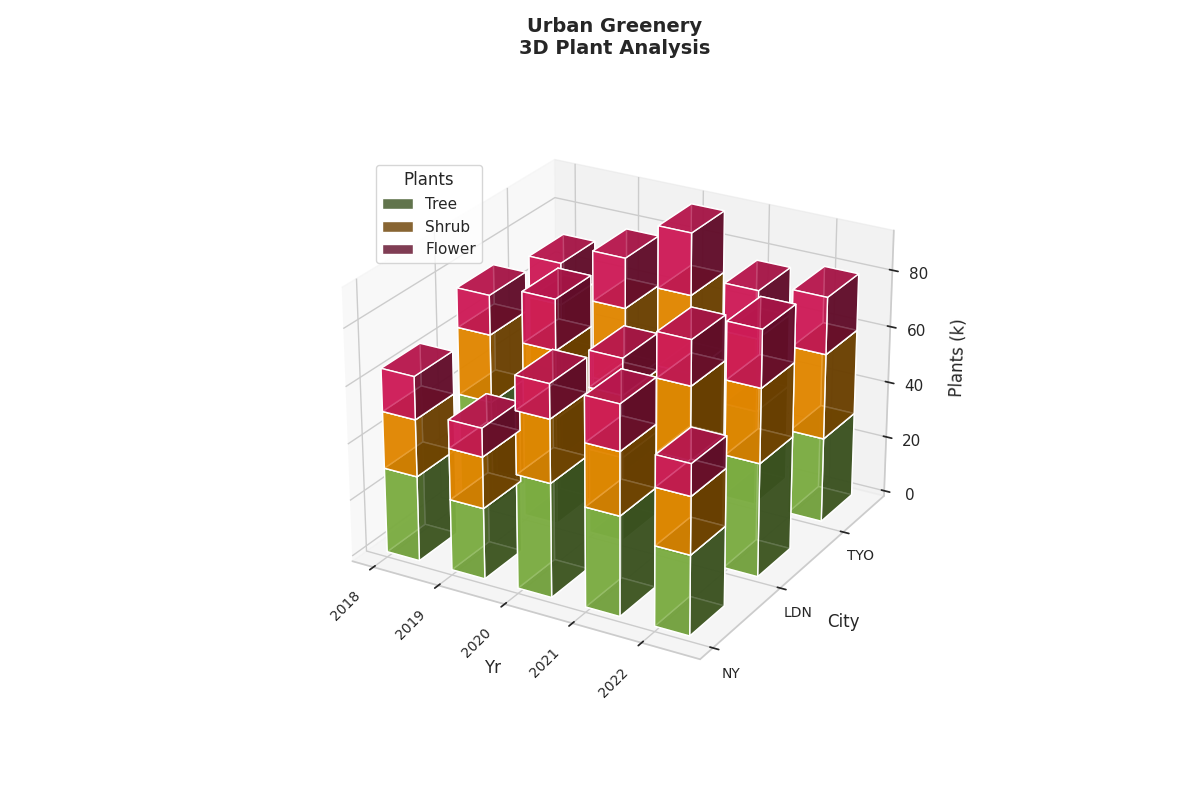

This figure's Python source:
import numpy as np
import matplotlib.pyplot as plt
from mpl_toolkits.mplot3d import Axes3D

# Define cities and plant types
cities = ['NY', 'LDN', 'TYO']
plant_types = ['Tree', 'Shrub', 'Flower']
years = np.array(['2018', '2019', '2020', '2021', '2022'])

# Data: Number of plants planted
data = np.array([
    [[30, 25, 40], [35, 28, 38], [38, 30, 35], [40, 32, 32], [42, 34, 30]],
    [[20, 18, 22], [22, 20, 24], [24, 22, 26], [26, 24, 28], [28, 26, 30]],
    [[15, 10, 12], [16, 11, 14], [18, 13, 16], [20, 15, 18], [22, 17, 20]],
])

# Initialize figure and 3D axis
fig = plt.figure(figsize=(12, 8))
ax = fig.add_subplot(111, projection='3d')

# Define positions for bars
x_pos = np.arange(len(years))
y_pos = np.arange(len(cities))
x_pos, y_pos = np.meshgrid(x_pos, y_pos)
x_pos = x_pos.ravel()
y_pos = y_pos.ravel()
z_pos = np.zeros_like(x_pos)

# Colors for plant types
colors = ['#8bc34a', '#ff9800', '#e91e63']

# Plot each plant type
for plant_idx, plant_type in enumerate(plant_types):
    dz = data[plant_idx].reshape(-1)
    ax.bar3d(x_pos, y_pos, z_pos, dx=0.5, dy=0.5, dz=dz, color=colors[plant_idx], alpha=0.8, label=plant_type)
    z_pos += dz

# Axes labels
ax.set_xticks(np.arange(len(years)))
ax.set_xticklabels(years, rotation=45, ha='right', fontsize=10)
ax.set_yticks(np.arange(len(cities)))
ax.set_yticklabels(cities, fontsize=10)
ax.set_xlabel('Yr', labelpad=10)
ax.set_ylabel('City', labelpad=10)
ax.set_zlabel('Plants (k)', labelpad=10)

# Title and legend
ax.set_title('Urban Greenery\n3D Plant Analysis', pad=30, fontsize=14, weight='bold')
ax.legend(title='Plants', loc='upper left', bbox_to_anchor=(0.1, 0.9))

# Set view angle
ax.view_init(elev=25, azim=-60)

# Adjust layout
plt.tight_layout()

# Display plot
plt.show()
